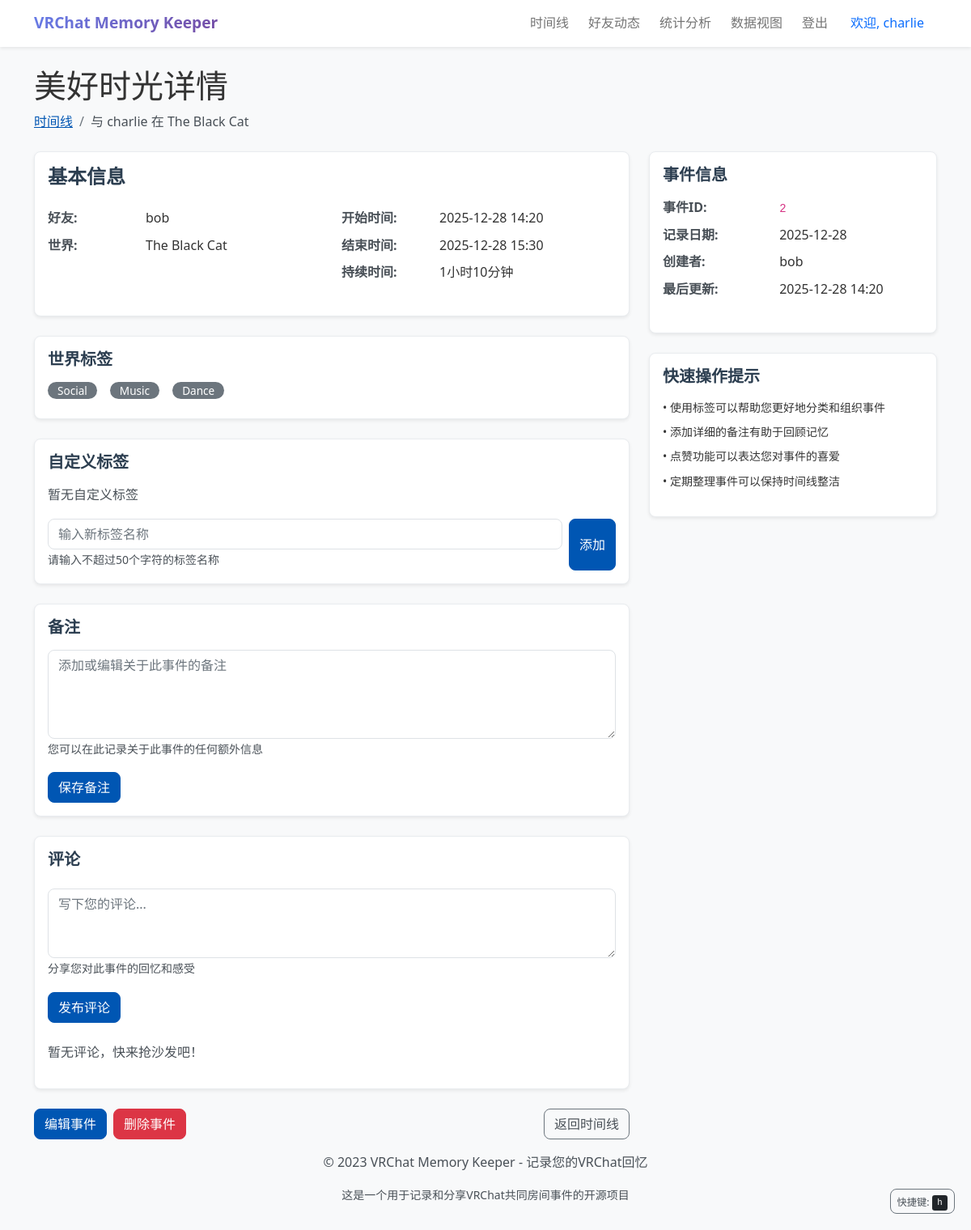
Before: /event/2 (signed in) with the older database file.
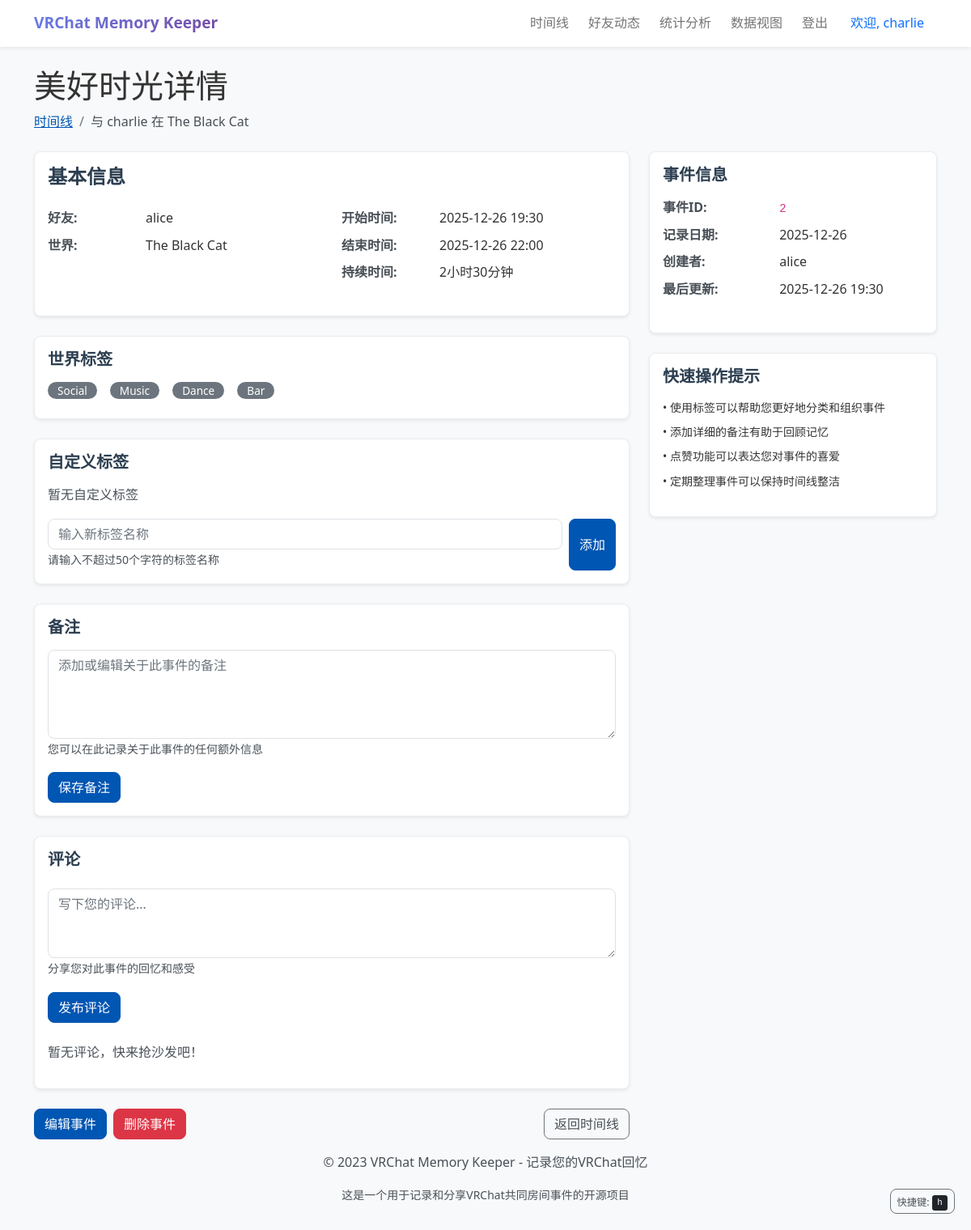
After: the same page with the newer database file.
### app.py (models this page shows, shortened)
class User(UserMixin, db.Model):
    id = db.Column(db.Integer, primary_key=True)
    username = db.Column(db.String(80), unique=True, nullable=False)
    password_hash = db.Column(db.String(120), nullable=False)
    events = db.relationship('SharedEvent', backref='user', lazy=True)
    friends = db.relationship(
        'User',
        secondary='user_friends',
        primaryjoin='user_friends.c.user_id == User.id',
        secondaryjoin='user_friends.c.friend_id == User.id',
        backref=db.backref('friended_by', lazy='dynamic'),
        lazy='dynamic'
    )

class SharedEvent(db.Model):
    id = db.Column(db.Integer, primary_key=True)
    user_id = db.Column(db.Integer, db.ForeignKey('user.id'), nullable=False)
    world_id = db.Column(db.Integer, db.ForeignKey('world.id'), nullable=False)
    event_group_id = db.Column(
        db.Integer,
        db.ForeignKey('event_group.id'),
        nullable=True)  # 关联事件组
    friend_name = db.Column(db.String(80), nullable=False)
    start_time = db.Column(db.DateTime, nullable=False)
    end_time = db.Column(db.DateTime)
    duration = db.Column(db.Integer)  # 持续时间（秒）
    notes = db.Column(db.Text, nullable=True)  # 事件备注
    privacy = db.Column(db.String(20), default='public')
    custom_tags = db.relationship(
        'EventTag',
        backref='event',
        lazy=True,  # 懒加载
        cascade='all, delete-orphan'  # 级联删除
    )
    participants = db.relationship(
        'User',
        secondary='event_participants',
        backref=db.backref('participated_events', lazy='dynamic'),
        lazy='dynamic'
    )
    sync_hash = db.Column(db.String(100))  # 同步哈希，用于识别真正的共同事件
    sync_status = db.Column(db.String(20), default='pending')  # 同步状态：pending, syncing, synced
    last_synced_at = db.Column(db.DateTime)  # 最后同步时间
    sync_comments = db.relationship(
        'EventComment',
        backref='sync_event',
        primaryjoin='and_(SharedEvent.id == EventComment.event_id, EventComment.is_sync_comment == True)',
        lazy='dynamic'
    )

### app.py (the view)
@app.route('/event/<int:event_id>')
@login_required
def event_detail(event_id):
    event = SharedEvent.query.get_or_404(event_id)
    if current_user.is_authenticated:
        event_comments = EventComment.query.filter_by(event_id=event_id).all()
        comment_ids = [comment.id for comment in event_comments]
        if comment_ids:
            notifications = Notification.query.filter(
                Notification.user_id == current_user.id,
                Notification.comment_id.in_(comment_ids),
                Notification.is_read == False
            ).all()
            for notification in notifications:
                notification.is_read = True
            db.session.commit()
    return render_template('event_detail.html', event=event)

### app.py (called while the page is built)
@login_manager.user_loader
def load_user(user_id):
    return User.query.get(int(user_id))

@app.before_request
def before_request():
    global _db_initialized
    if not _db_initialized:
        init_db()
        _db_initialized = True

### templates/event_detail.html (shortened to what the changed rows need)
{% extends 'base.html' %}
{% block content %}
    <article class="event-detail" role="article" aria-label="事件详情">
        <header class="page-header mb-4" role="banner">
            <h1 class="mb-2">美好时光详情</h1>
            <nav aria-label="面包屑导航" class="breadcrumb-nav">
                <ol class="breadcrumb">
                    <li class="breadcrumb-item"><a href="{{ url_for('index') }}">时间线</a></li>
                    <li class="breadcrumb-item active" aria-current="page">
                            与 {{ event.friend_name|trim }} 在 {{ event.world.world_name }}
                        </li>
                </ol>
            </nav>
        </header>
        <div class="row">
            <div class="col-lg-8">
                <section class="card shadow-sm mb-4" role="region" aria-labelledby="basic-info-heading">
                    <div class="card-body">
                        <h2 id="basic-info-heading" class="card-title h4 mb-4">基本信息</h2>
                        <div class="row">
                            <div class="col-md-6">
                                <dl class="row">
                                    <dt class="col-sm-4 text-muted">好友:</dt>
                                    <dd class="col-sm-8">
                                        {% if current_user.id == event.user_id %}
                                            {{ event.friend_name }}
                                        {% else %}
                                            {% for participant in event.participants %}
                                                {% if participant.id != current_user.id %}
                                                    {{ participant.username }}
                                                {% endif %}
                                            {% endfor %}
                                        {% endif %}
                                    </dd>
                                    <dt class="col-sm-4 text-muted">世界:</dt>
                                    <dd class="col-sm-8">{{ event.world.world_name }}</dd>
                                </dl>
                            </div>
                            <div class="col-md-6">
                                <dl class="row">
                                    <dt class="col-sm-4 text-muted">开始时间:</dt>
                                    <dd class="col-sm-8">
                                        <time datetime="{{ event.start_time.isoformat() }}">
                                            {{ event.start_time.strftime('%Y-%m-%d %H:%M') }}
                                        </time>
                                    </dd>
                                    <dt class="col-sm-4 text-muted">结束时间:</dt>
                                    <dd class="col-sm-8">
                                        <time datetime="{{ event.end_time.isoformat() }}">
                                            {{ event.end_time.strftime('%Y-%m-%d %H:%M') }}
                                        </time>
                                    </dd>
                                    <dt class="col-sm-4 text-muted">持续时间:</dt>
                                    <dd class="col-sm-8">
                                        {{ (event.duration // 3600) }}小时{{ (event.duration % 3600) // 60 }}分钟
                                    </dd>
                                </dl>
                            </div>
                        </div>
                    </div>
                </section>
                <section class="card shadow-sm mb-4" role="region" aria-labelledby="world-tags-heading">
                    <div class="card-body">
                        <h2 id="world-tags-heading" class="card-title h5 mb-3">世界标签</h2>
                        <div class="d-flex flex-wrap gap-2" role="list" aria-label="世界标签列表">
                            {% if event.world.tags %}
                                {% for tag in event.world.tags.split(',') %}
                                    <span class="badge bg-secondary tag" role="listitem"
                                          aria-label="世界标签：{{ tag.strip() }}">
                                        {{ tag.strip() }}
                                    </span>
                                {% endfor %}
                            {% else %}
                                <span class="text-muted" role="listitem" aria-live="polite">暂无世界标签</span>
                            {% endif %}
                        </div>
                    </div>
                </section>
                <section class="card shadow-sm mb-4" role="region" aria-labelledby="custom-tags-heading">
                    <div class="card-body">
                        <h2 id="custom-tags-heading" class="card-title h5 mb-3">自定义标签</h2>
                    </div>
                </section>
                <section class="card shadow-sm mb-4" role="region" aria-labelledby="notes-heading">
                    <div class="card-body">
                        <h2 id="notes-heading" class="card-title h5 mb-3">备注</h2>
                    </div>
                </section>
                <section class="card shadow-sm mb-4" role="region" aria-labelledby="comments-heading">
                    <div class="card-body">
                        <h2 id="comments-heading" class="card-title h5 mb-4">评论</h2>
                    </div>
                </section>
            </div>
            <aside class="col-lg-4" role="complementary" aria-label="事件相关信息">
                <div class="card shadow-sm mb-4">
                    <div class="card-body">
                        <dl class="row">
                            <dt class="col-sm-5 text-muted">事件ID:</dt>
                            <dd class="col-sm-7">
                                <code>{{ event.id }}</code>
                            </dd>
                            <dt class="col-sm-5 text-muted">记录日期:</dt>
                            <dd class="col-sm-7">
                                <time datetime="{{ event.start_time.isoformat() }}">
                                    {{ event.start_time.strftime('%Y-%m-%d') }}
                                </time>
                            </dd>
                            <dt class="col-sm-5 text-muted">创建者:</dt>
                            <dd class="col-sm-7">{{ event.user.username }}</dd>
                            <dt class="col-sm-5 text-muted">最后更新:</dt>
                            <dd class="col-sm-7">
                                <time datetime="{{ event.start_time.isoformat() }}">
                                    {{ event.start_time.strftime('%Y-%m-%d %H:%M') }}
                                </time>
                            </dd>
                        </dl>
                    </div>
                </div>
            </aside>
        </div>
    </article>
{% endblock %}

Changed rows visible on the page:
no longer on this page (row edited): User: username "bob", user.username "bob"
changed SharedEvent "charlie": start_time "2025-12-28 14:20" → "2025-12-26 19:30"; end_time "2025-12-28 15:30" → "2025-12-26 22:00"; duration "1" → "2"; (event.duration%3600)//60 "10" → "30"; start_time "2025-12-28" → "2025-12-26"
changed World "The Black Cat": tags "Social,Music,Dance" → "Social,Music,Dance,Bar" (drawn)
now on this page (row edited): User: username "alice", user.username "alice"
Other visible differences:
new list line: "Bar"
